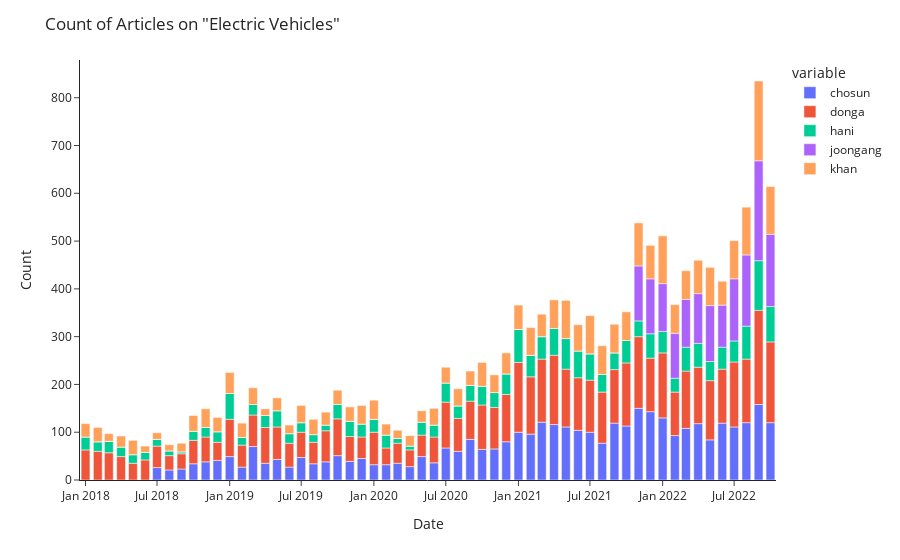

The notebook cell saved with this chart:
### Code cell
fig = px.bar(news, x = 'date',
             y = ['chosun','donga','hani','joongang','khan'])
fig.update_layout(title = 'Count of Articles on "Electric Vehicles"',
                 xaxis_title = 'Date',
                 yaxis_title = 'Count',
                 template = 'simple_white')
fig.show()
